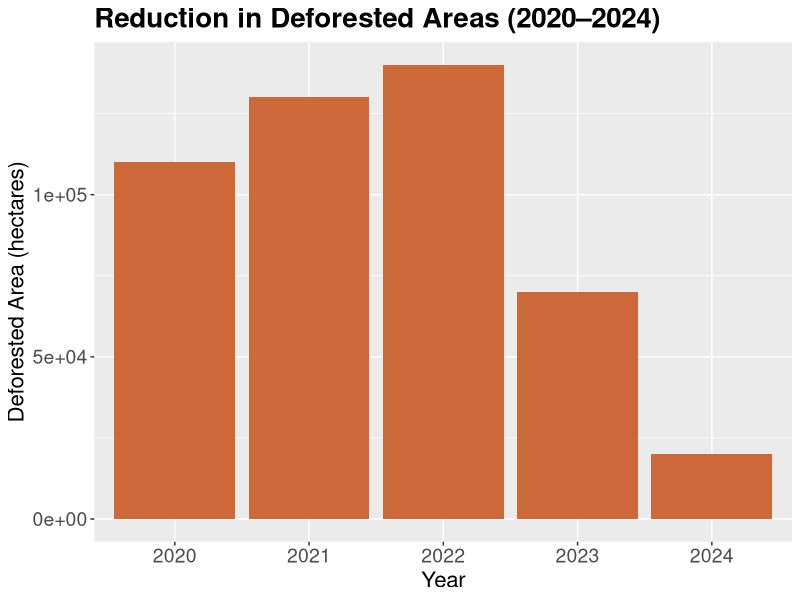

Generate this figure with R: (Note: this script raises an error after producing the figure.)
## ---- chunk 1
#| echo: false
library(ggplot2)
# Create example data
deforest_data <- data.frame(
  Year = factor(2020:2024),
  Deforested_Area = c(110000, 130000, 140000, 70000, 20000)
)

# Plot bar chart
ggplot(deforest_data, aes(x = Year, y = Deforested_Area)) +
  geom_bar(stat = "identity", fill = "sienna3") +  # brown color for deforestation
  labs(
    title = "Reduction in Deforested Areas (2020–2024)",
    x = "Year",
    y = "Deforested Area (hectares)"
  ) +
 theme(
    plot.title = element_text(size = 20, face = "bold"),
    axis.title = element_text(size = 16),
    axis.text = element_text(size = 14)
  )


## ---- chunk 2
knitr::include_graphics("i2.png")
## ---- chunk 3
knitr::include_graphics("i1.png")
## ---- chunk 4
knitr::include_graphics("tidy-1.png")
## ---- chunk 5
knitr::include_graphics("form.png")
## ---- chunk 6
knitr::include_graphics("i1.png")
## ---- chunk 7
knitr::include_graphics("i4.png")
## ---- chunk 8
knitr::include_graphics("aiden.png")
## ---- chunk 9
knitr::include_graphics("AIden.jpg")
